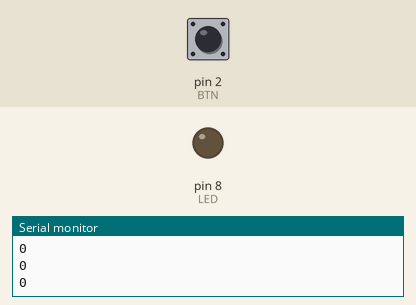
This sketch was run on a simulated Arduino Uno, built with avr-gcc and run on an emulated ATmega328P. Shown: output pins drawn as LEDs (lit = HIGH), the last lines printed to the serial monitor. The test bench sets the inputs (shaded band); at power-on: pin 2 (BTN) LOW.

Above: at 1.2 s.
1.3 s: pin 2 (BTN) pulled HIGH for 0.15 s
At 1.38 s:
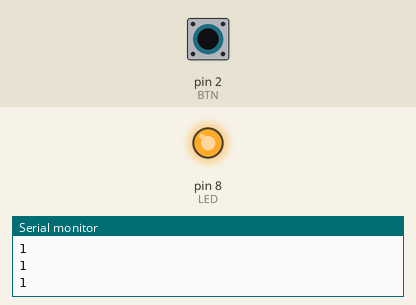
2.9 s: pin 2 (BTN) pulled HIGH for 3.2 s
At 7.2 s:
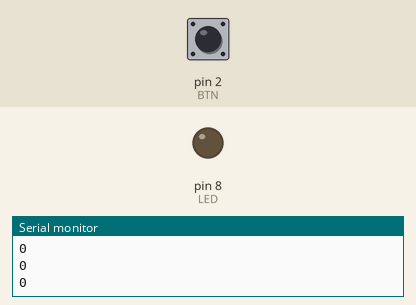
Timing chart, 0 to 8.7 s (numbered marks = the images above; inputs shaded):
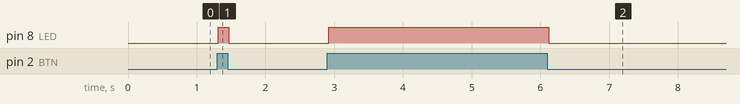

The sketch:

PULLUP_LED.ino
```cpp
int BTN = 2;
int LED = 8;

// INPUT_PULLUP
void setup()
{
  pinMode(LED, OUTPUT);
  pinMode(BTN, INPUT);
  Serial.begin(9600);
}

void loop()
{
  int val = digitalRead(BTN);
  delay(10);
  Serial.println(val);
  if (val == HIGH)
  {
    digitalWrite(LED, HIGH);
  }
  else
  {
    digitalWrite(LED, LOW);
  }
}
```

Measured:
- after the input at 1.3 s, pin 8 (LED): LOW → HIGH at once, → LOW 0.15 s later
- after the input at 2.9 s, pin 8 (LED): LOW → HIGH at once, → LOW 3.2 s later
